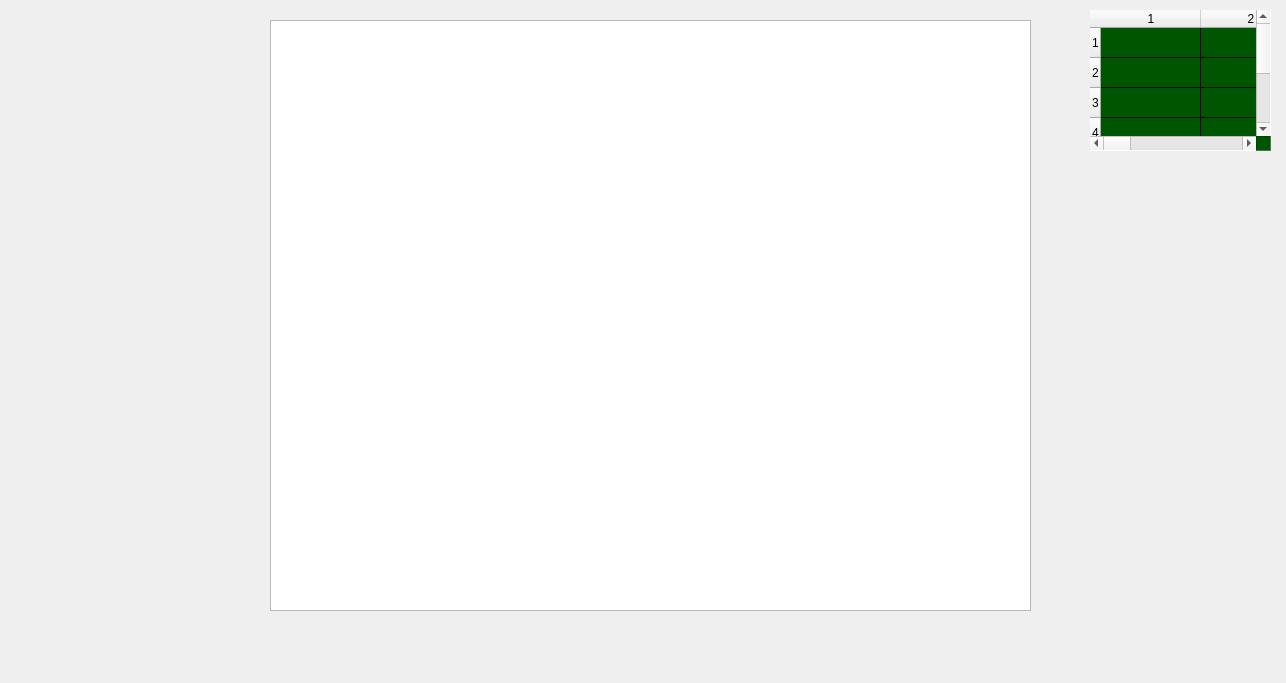
<?xml version="1.0" encoding="UTF-8"?>
<ui version="4.0">
 <class>GameWindow</class>
 <widget class="QDialog" name="GameWindow">
  <property name="geometry">
   <rect>
    <x>0</x>
    <y>0</y>
    <width>1286</width>
    <height>683</height>
   </rect>
  </property>
  <property name="windowTitle">
   <string>Dialog</string>
  </property>
  <widget class="QTableWidget" name="tableWidget">
   <property name="geometry">
    <rect>
     <x>1090</x>
     <y>10</y>
     <width>181</width>
     <height>141</height>
    </rect>
   </property>
   <property name="styleSheet">
    <string notr="true">QTableWidget{
background-color: rgb(0, 85, 0);
gridline-color:rgb(0, 0, 0);
    font-size: 14pt;
    border-style: none;
    border-bottom: 1px solid #fffff8;
    border-right: 1px solid #fffff8;
}</string>
   </property>
   <row>
    <property name="text">
     <string>1</string>
    </property>
   </row>
   <row>
    <property name="text">
     <string>2</string>
    </property>
   </row>
   <row>
    <property name="text">
     <string>3</string>
    </property>
   </row>
   <row>
    <property name="text">
     <string>4</string>
    </property>
   </row>
   <row>
    <property name="text">
     <string>5</string>
    </property>
   </row>
   <row>
    <property name="text">
     <string>6</string>
    </property>
   </row>
   <column>
    <property name="text">
     <string>1</string>
    </property>
   </column>
   <column>
    <property name="text">
     <string>2</string>
    </property>
   </column>
   <column>
    <property name="text">
     <string>3</string>
    </property>
   </column>
   <column>
    <property name="text">
     <string>4</string>
    </property>
   </column>
   <column>
    <property name="text">
     <string>5</string>
    </property>
   </column>
   <column>
    <property name="text">
     <string>6</string>
    </property>
   </column>
  </widget>
  <widget class="QGraphicsView" name="graphicsView">
   <property name="geometry">
    <rect>
     <x>270</x>
     <y>20</y>
     <width>761</width>
     <height>591</height>
    </rect>
   </property>
  </widget>
 </widget>
 <resources/>
 <connections/>
</ui>
